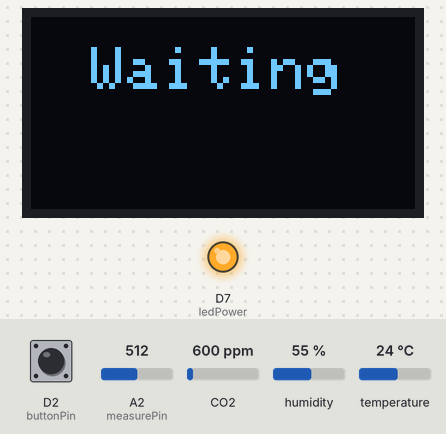
Bench run of a program on a simulated Arduino Uno R4 WiFi. On the bench: 128×64 one-colour display, output pins drawn as LEDs (lit = HIGH). The inputs (shaded band) are chosen by the test bench; at power-on: D2 (buttonPin) HIGH, CO2 600 ppm, A2 (measurePin) = 512, humidity 55 %, temperature 24 °C. WiFi joins after 1.5 s; servers stay silent unless stated; the display library's start-up logo is not drawn; what the program prints to the serial monitor is not drawn.

Above: at 2.9 s.
3.0 s: D2 (buttonPin) pulled LOW for 1.2 s
At 7.6 s:
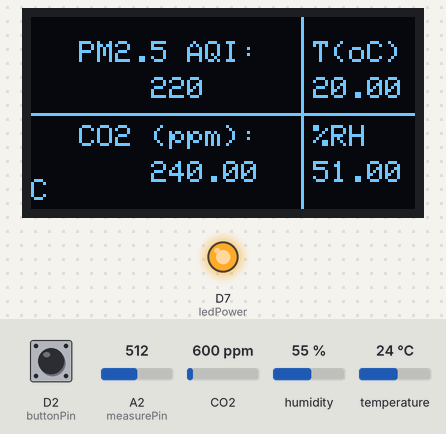
10.2 s: CO2 set to 2350 ppm
At 13.2 s:
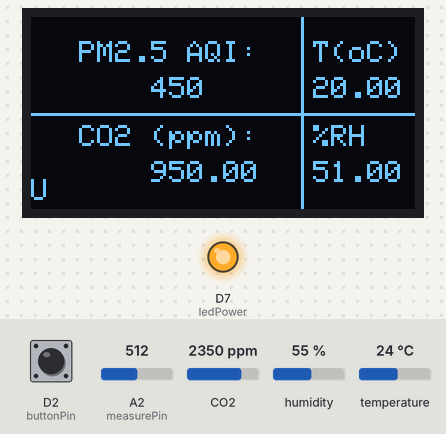
16.2 s: D2 (buttonPin) pulled LOW for 3.2 s
At 21.4 s:
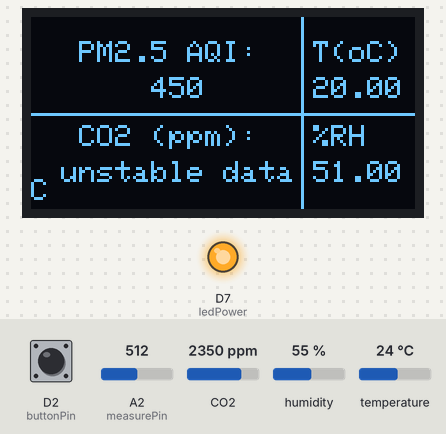
23.8 s: A2 (measurePin) set to 516
At 28.9 s:
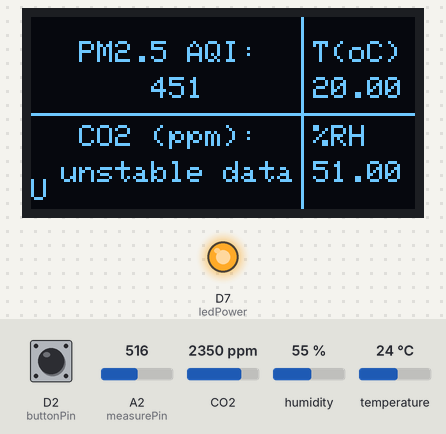
29.8 s: humidity set to 22 %
At 33.8 s:
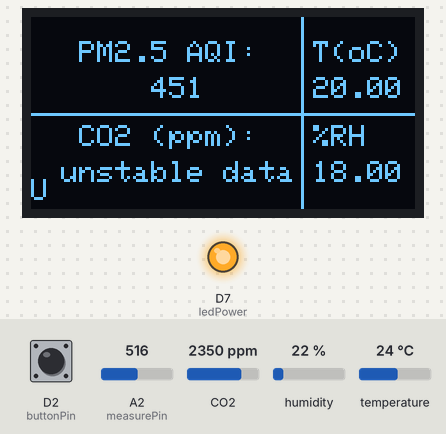
35.8 s: temperature set to 12 °C
At 39.4 s:
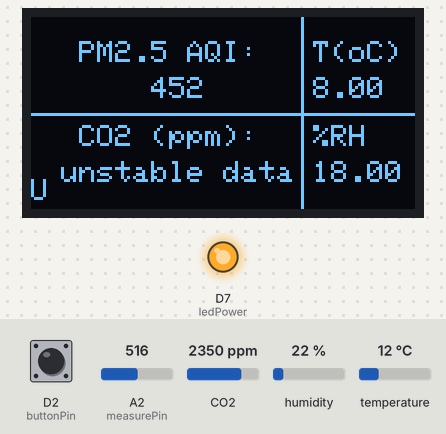
Timing chart, 0 to 40.9 s (numbered marks = the images above; inputs shaded):
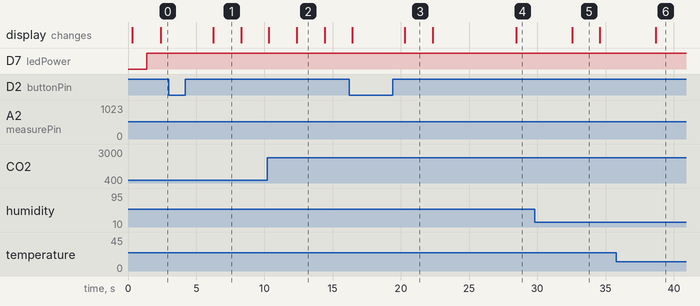

The program:

main.cpp
```cpp
#include <Arduino.h>
#include <Adafruit_GFX.h>
#include <Adafruit_SH110X.h>
#include <Wire.h>
#include <WiFi.h>
#include <Adafruit_Sensor.h>
#include <DHT.h>
#include <DHT_U.h>
#include <MQ135.h>
#include <math.h>

#define BLYNK_TEMPLATE_ID "TMPL6zqrXlz6W"
#define BLYNK_TEMPLATE_NAME "Air Quality"
#define BLYNK_AUTH_TOKEN "2UTofEl7sqo4TeIot3yCgO_I9q9kPKYz"

#include <WiFiClient.h>
#include <BlynkSimpleWifi.h>

#include <arduino_secrets.h>
#include <WiFiS3.h>

#define I2C_ADDRESS 0x3C
#define SCREEN_WIDTH 128
#define SCREEN_HEIGHT 64
#define OLED_RESET -1

#define ARR_SIZE 5

// PIN USED

int measurePin = A2;
int MQ135Pin = A0;
int ledPower = 7;
int dht22_data = 4;
const byte buttonPin = 2;

BlynkTimer timer;

Adafruit_SH1106G display = Adafruit_SH1106G(SCREEN_WIDTH, SCREEN_HEIGHT, &Wire, OLED_RESET);
DHT_Unified dht(dht22_data, DHT22);
MQ135 mq135_sensor(MQ135Pin);

unsigned int samplingTime = 280;
unsigned int deltaTime = 40;
unsigned int sleepTime = 9680;

float voMeasured = 0;
float calcVoltage = 0;
float dustDensity = 0;

float temperature = 0;
float relative_humidity = 0;
int AQI = 0;

unsigned long int startup_timer = 0;

bool blynk_state = false;

unsigned long int button_triggered = 0;


float dust_data[ARR_SIZE] = {0, 0, 0, 0, 0};
float co2_ppm_data[ARR_SIZE] = {0, 0, 0, 0, 0};

int i = 0;
float find_avg(float pushed_data, float* arr){
  if(i > ARR_SIZE - 1){
    i = 0;
  }
  arr[i++] = pushed_data;

  float avg = 0;
  for(int j = 0; j < ARR_SIZE; j++){
    avg += arr[j];
  }
  avg /= ARR_SIZE;

  Serial.println(avg);
  return avg;
}

float co2_ppm = 0;

void getDataDHT(float &temp, float &rh){
  sensors_event_t event;
  dht.temperature().getEvent(&event);
  temp = event.temperature - 4.0;
  rh = dht.humidity().getEvent(&event);
  rh = event.relative_humidity - 4.0;
}

void printText(int x, int y, String text){
  display.setCursor(x, y);
  display.print(text);
}

void printText(int x, int y, float value){
  display.setCursor(x, y);
  display.print(value);
}

void printText(int x, int y, int value){
  display.setCursor(x, y);
  display.print(value);
}

int calc_aqi_epa(float concentration){
  float aqi;
  float c_low[8] = {0, 12.1, 35.5, 55.5, 150.5, 250.5, 350.5, 500.5};
  float c_high[8] = {12, 35.4, 55.4, 150.4, 250.4, 350.4, 500.4, 1000.0};
  float i_low[8] = {0, 51, 101, 151, 201, 301, 401, 501};
  float i_high[8] = {50, 100, 150, 200, 300, 400, 500, 9999};

  for(int i = 0; i < 8; i++){
    if ( concentration >= c_low[i] && concentration <= c_high[i]){
      aqi = ( ( i_high[i] - i_low[i]) / (c_high[i] - c_low[i]) ) * (concentration - c_low[i]) + i_low[i];
      Serial.println(aqi);
      return static_cast<int>(aqi);
    }
  }

  if (concentration > c_high[7]){
    aqi = ( ( i_high[7] - i_low[7]) / (c_high[7] - c_low[7]) ) * (concentration - c_low[7]) + i_low[7];
  }
  else{
    aqi = 0.0;
  }

  Serial.println(aqi);
  return static_cast<int>(aqi);
}

void DSDataCollect(float &vo_measured, float &calc_voltage, float &dust_density, int &aqi){
  digitalWrite(ledPower,LOW);
  delayMicroseconds(samplingTime);

  vo_measured = analogRead(measurePin);

  delayMicroseconds(deltaTime);
  digitalWrite(ledPower,HIGH);
  delayMicroseconds(sleepTime);

  calc_voltage = vo_measured*(5.0/1024);
  dust_density = 170*calc_voltage-0.1;

  if ( dust_density < 0)
  {
    dust_density = 0.00;
  }

  //Serial.println("V0");
  //Serial.println(vo_measured);
  //Serial.println("dust density");
  //Serial.println(dust_density);
  //Serial.println("\n");

  aqi = calc_aqi_epa(find_avg(dust_density, dust_data));
}

void get_co2_ppm(float &CO2_ppm){
  float correctedRZero = mq135_sensor.getCorrectedRZero(temperature, relative_humidity);
  float resistance = mq135_sensor.getResistance();
  float cur_co2_ppm = mq135_sensor.getCorrectedPPM(temperature, relative_humidity);

  co2_ppm = find_avg(cur_co2_ppm, co2_ppm_data);
  //Serial.println(analogRead(MQ135Pin));
  //Serial.println(correctedRZero);
  //Serial.println(resistance);
  //Serial.println(co2_ppm);
}

void connect_manage(){
  //if(millis() - button_triggered > 3000){
    //blynk_state = !blynk_state;
    //Serial.println("Interrupt triggered");
  //}
  //button_triggered = millis();

  blynk_state = !blynk_state;
}

void status_display(){
  delay(1000);
  display.clearDisplay();
  display.setTextColor(SH110X_WHITE);


  if(millis() - startup_timer < 6000 ){
    display.setTextSize(2);
    printText(20, 10, "Waiting");
  }
  else{
    display.setTextSize(1);

    display.drawFastHLine(0,32, 128, SH110X_WHITE);
    display.drawFastVLine(90, 0, 64, SH110X_WHITE);

    // PRINT AQI
    printText(16, 8, "PM2.5 AQI:");
    printText(40, 20, AQI);

    printText(16, 36, "CO2 (ppm):");
    if(co2_ppm <= 1500.0){
      printText(40, 48, co2_ppm);
    }
    else{
      printText(10, 48, "unstable data");
    }

    printText(94, 8, "T(oC)");
    printText(94, 20, temperature);

    printText(94, 36, "%RH");
    printText(94, 48, relative_humidity);

    if(Blynk.connected()){
      printText(0, 54, "C");
    }
    else{
      printText(0, 54, "U");
    }
  }
}

void send_data_blynk(){
  Blynk.virtualWrite(V1, temperature);
  Blynk.virtualWrite(V2, relative_humidity);
  Blynk.virtualWrite(V4, co2_ppm);
  Blynk.virtualWrite(V5, AQI);
}

void wifiConnect(){
  WiFi.begin(SECRET_SSID, SECRET_PASS);
  Serial.print("Connecting to WiFi ..");
  while (WiFi.status() != WL_CONNECTED) {
    Serial.print('.');
    delay(1000);
  }
  Serial.println("Connection established");
}

void setup(){
  Serial.begin(9600);

  startup_timer = millis();

  Blynk.config(BLYNK_AUTH_TOKEN);
  Blynk.connect();

  pinMode(buttonPin, INPUT_PULLUP);
  attachInterrupt(digitalPinToInterrupt(buttonPin), connect_manage, CHANGE);

  timer.setInterval(20000L, send_data_blynk);

  pinMode(ledPower,OUTPUT);

  dht.begin();

  display.begin(I2C_ADDRESS, true);
  display.display();
  display.clearDisplay();
  delay(1000);
}

void loop(){
  DSDataCollect(voMeasured, calcVoltage, dustDensity, AQI);
  getDataDHT(temperature, relative_humidity);
  get_co2_ppm(co2_ppm);

  if(!blynk_state){
    WiFi.disconnect();
    Blynk.disconnect();
    Serial.println("Working with no connection");
  }
  else{
    WiFi.begin(SECRET_SSID, SECRET_PASS);
    Blynk.connect();
    Serial.println("Working with connection");
  }

  Blynk.run();
  timer.run();

  status_display();
  display.display();
  delay(1000);
}
```

arduino_secrets.h
```cpp
// #define SECRET_SSID "Le Xuan Dung"
// #define SECRET_PASS "xuandung231971"

#define SECRET_SSID "test_network"
#define SECRET_PASS "arduinor4"
```

Measured:
- the behaviour switches between 515 and 516 on A2 (measurePin) (found by bisection; images 3 and 4)
- after the input at 3.0 s, the display: changes after 3.2 s (image 1)
- after the input at 16.2 s, the display: first differs from a run without the input after 4.1 s (image 3)
- after the input at 23.8 s, the display: changes after 4.7 s (image 4)
- after the input at 29.8 s, the display: changes after 2.7 s (image 5)
- after the input at 35.8 s, the display: changes after 2.9 s (image 6)
- what the display in image 1 shows lasts 2.1 s, from 6.2 s to 8.3 s
